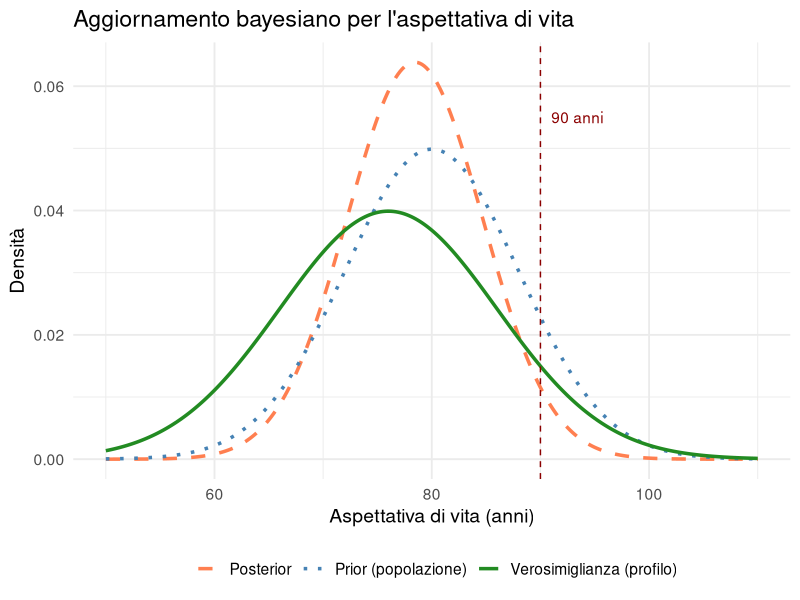
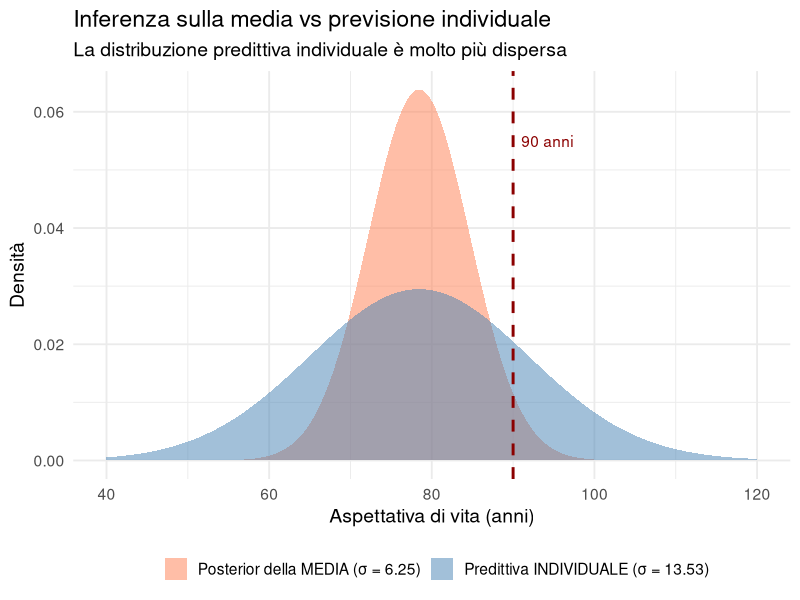
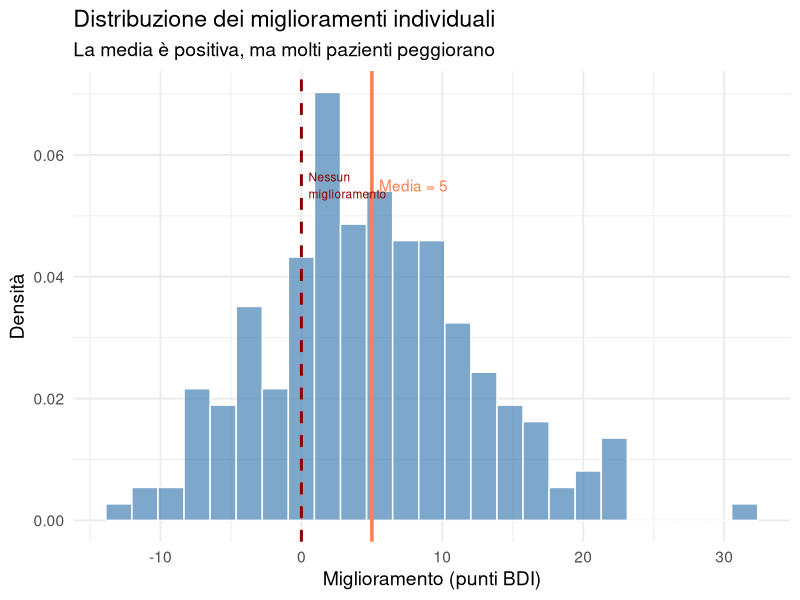

Write the R code that produced these figures, in order.
## ---- chunk 1
#| echo: false
#| message: false
#| warning: false
library(ggplot2)
library(dplyr)
set.seed(42)
## ---- chunk 2
# I nostri dati
mu_0 <- 80       # Media prior (popolazione generale)
sigma_0 <- 8     # DS prior
y_obs <- 76      # Stima per questo profilo specifico
sigma_obs <- 10  # Incertezza della stima

# Passo 1: calcolare le precisioni (1 / varianza)
precisione_prior <- 1 / sigma_0^2
precisione_dati <- 1 / sigma_obs^2
## ---- chunk 3
cat("Precisione del prior:", round(precisione_prior, 4), "\n")
cat("Precisione dei dati:", round(precisione_dati, 4), "\n")
## ---- chunk 4
# La precisione totale è la SOMMA delle precisioni
precisione_totale <- precisione_prior + precisione_dati

# La varianza posterior è l'inverso della precisione totale
var_post <- 1 / precisione_totale
sigma_post <- sqrt(var_post)
## ---- chunk 5
cat("Precisione totale:", round(precisione_totale, 4), "\n")
cat("Varianza posterior:", round(var_post, 2), "\n")
cat("DS posterior:", round(sigma_post, 2), "anni\n")
## ---- chunk 6
# Media pesata, dove i pesi sono le precisioni
mu_post <- (precisione_prior * mu_0 + precisione_dati * y_obs) / precisione_totale

cat("Media posterior:", round(mu_post, 2), "anni\n")
## ---- chunk 7
cat("POSTERIOR PER LA MEDIA μ:\n")
cat("  μ_post =", round(mu_post, 2), "anni\n")
cat("  σ_post =", round(sigma_post, 2), "anni\n")
## ---- chunk 8
#| echo: false
#| fig-height: 4.5

x <- seq(50, 110, length.out = 300)

df <- data.frame(
  x = rep(x, 3),
  densita = c(
    dnorm(x, mu_0, sigma_0),
    dnorm(x, y_obs, sigma_obs),
    dnorm(x, mu_post, sigma_post)
  ),
  tipo = rep(c("Prior (popolazione)", "Verosimiglianza (profilo)", "Posterior"), each = length(x))
)

ggplot(df, aes(x = x, y = densita, color = tipo, linetype = tipo)) +
  geom_line(linewidth = 1.2) +
  geom_vline(xintercept = 90, color = "darkred", linetype = "dashed") +
  annotate("text", x = 91, y = 0.055, label = "90 anni", color = "darkred", hjust = 0) +
  scale_color_manual(values = c("coral", "steelblue", "forestgreen")) +
  scale_linetype_manual(values = c("dashed", "dotted", "solid")) +
  labs(title = "Aggiornamento bayesiano per l'aspettativa di vita",
       x = "Aspettativa di vita (anni)", y = "Densità",
       color = "", linetype = "") +
  theme_minimal(base_size = 14) +
  theme(legend.position = "bottom")
## ---- chunk 9
# P(μ > 90)
prob_media_90 <- 1 - pnorm(90, mu_post, sigma_post)

cat("P(μ > 90) =", round(prob_media_90 * 100, 2), "%\n")
## ---- chunk 10
# IC 95% per μ
ic_95 <- qnorm(c(0.025, 0.975), mu_post, sigma_post)

cat("Intervallo di credibilità 95% per μ:\n")
cat("  [", round(ic_95[1], 1), ",", round(ic_95[2], 1), "] anni\n")
## ---- chunk 11
# Simuliamo 5 "vite" per visualizzare il meccanismo
set.seed(123)

sigma_ind <- 12  # Variabilità individuale (anni)

cat("Simulazione di 5 possibili vite:\n\n")
## ---- chunk 12
for (i in 1:5) {
  
  # Passo 1: scegliamo una media plausibile del gruppo
  mu_star <- rnorm(1, mu_post, sigma_post)
  
  # Passo 2: data quella media, estraiamo la vita dell'individuo
  X <- rnorm(1, mu_star, sigma_ind)
  
  cat("Vita", i, 
      ": media estratta μ* =", round(mu_star, 1),
      "→ vita simulata X =", round(X, 1), "anni\n")
}
## ---- chunk 13
# Le due fonti di incertezza
sigma_post <- 6.25  # Incertezza sulla media
sigma_ind <- 12     # Variabilità individuale

# Calcoliamo la varianza totale
var_totale <- sigma_post^2 + sigma_ind^2

cat("Varianza dovuta all'incertezza su μ:", round(sigma_post^2, 2), "\n")
cat("Varianza dovuta alla variabilità individuale:", round(sigma_ind^2, 2), "\n")
cat("Varianza TOTALE:", round(var_totale, 2), "\n")
## ---- chunk 14
# La DS predittiva
sigma_pred <- sqrt(var_totale)

cat("DS predittiva:", round(sigma_pred, 2), "anni\n")
## ---- chunk 15
#| echo: false
#| fig-height: 4.5

x <- seq(40, 120, length.out = 300)

df_conf <- data.frame(
  x = rep(x, 2),
  densita = c(
    dnorm(x, mu_post, sigma_post),
    dnorm(x, mu_post, sigma_pred)
  ),
  tipo = rep(c("Posterior della MEDIA (σ = 6.25)", 
               "Predittiva INDIVIDUALE (σ = 13.53)"), each = length(x))
)

ggplot(df_conf, aes(x = x, y = densita, fill = tipo)) +
  geom_area(alpha = 0.5, position = "identity") +
  geom_vline(xintercept = 90, color = "darkred", linetype = "dashed", linewidth = 1) +
  annotate("text", x = 91, y = 0.055, label = "90 anni", color = "darkred", hjust = 0) +
  scale_fill_manual(values = c("coral", "steelblue")) +
  labs(title = "Inferenza sulla media vs previsione individuale",
       subtitle = "La distribuzione predittiva individuale è molto più dispersa",
       x = "Aspettativa di vita (anni)", y = "Densità",
       fill = "") +
  theme_minimal(base_size = 14) +
  theme(legend.position = "bottom")
## ---- chunk 16
z_media <- (90 - mu_post) / sigma_post
cat("z per la media:", round(z_media, 2), "\n")
cat("P(μ > 90) =", round((1 - pnorm(z_media)) * 100, 2), "%\n")
## ---- chunk 17
z_ind <- (90 - mu_post) / sigma_pred
cat("z per l'individuo:", round(z_ind, 2), "\n")
cat("P(X > 90) =", round((1 - pnorm(z_ind)) * 100, 2), "%\n")
## ---- chunk 18
#| echo: false

prob_media_90 <- 1 - pnorm(90, mu_post, sigma_post)
prob_ind_90   <- 1 - pnorm(90, mu_post, sigma_pred)

cat("═══════════════════════════════════════════════════\n")
cat("CONFRONTO DELLE PROBABILITÀ\n")
cat("═══════════════════════════════════════════════════\n\n")

cat("MEDIA del gruppo:\n")
cat("  P(μ > 90) =", round(prob_media_90 * 100, 1), "%\n\n")

cat("INDIVIDUO:\n")
cat("  P(X > 90) =", round(prob_ind_90 * 100, 1), "%\n\n")

cat("═══════════════════════════════════════════════════\n")
cat("La probabilità individuale è circa",
    round(prob_ind_90 / prob_media_90, 1),
    "volte maggiore.\n")
## ---- chunk 19
# IC 95% predittivo per l'individuo
ic_pred_95 <- qnorm(c(0.025, 0.975), mu_post, sigma_pred)

cat("Intervallo predittivo 95% per un individuo:\n")
cat("  [", round(ic_pred_95[1], 1), ",", round(ic_pred_95[2], 1), "] anni\n")
## ---- chunk 20
#| echo: false

set.seed(123)

# Simuliamo miglioramenti individuali
miglioramenti <- rnorm(200, mean = 5, sd = 8)

df_migliora <- data.frame(miglioramento = miglioramenti)

ggplot(df_migliora, aes(x = miglioramento)) +
  geom_histogram(aes(y = after_stat(density)), bins = 25,
                 fill = "steelblue", alpha = 0.7, color = "white") +
  geom_vline(xintercept = 5, color = "coral", linewidth = 1.2) +
  geom_vline(xintercept = 0, color = "darkred", linetype = "dashed", linewidth = 1) +
  annotate("text", x = 5.5, y = 0.055,
           label = "Media = 5", color = "coral", hjust = 0) +
  annotate("text", x = 0.5, y = 0.055,
           label = "Nessun\nmiglioramento", color = "darkred",
           hjust = 0, size = 3) +
  labs(title = "Distribuzione dei miglioramenti individuali",
       subtitle = "La media è positiva, ma molti pazienti peggiorano",
       x = "Miglioramento (punti BDI)", y = "Densità") +
  theme_minimal(base_size = 14)
## ---- chunk 21
# Quanti peggiorano?
n_peggiorano <- sum(miglioramenti < 0)
perc_peggiorano <- mean(miglioramenti < 0) * 100

# Quanti migliorano molto?
perc_molto <- mean(miglioramenti > 10) * 100
## ---- chunk 22
cat("Su 200 pazienti:\n")
cat("  Miglioramento medio: 5 punti BDI\n")
cat("  Pazienti che peggiorano:", n_peggiorano,
    "(", round(perc_peggiorano, 1), "%)\n")
cat("  Pazienti con forte miglioramento (>10 punti):",
    round(perc_molto, 1), "%\n")
## ---- chunk 23
#| echo: false

cat("Per una persona sedentaria, sovrappeso, con alimentazione non ottimale:\n\n")
cat("════════════════════════════════════════════════════════\n")
cat("INFERENZA SULLA MEDIA (dove si colloca il centro del gruppo?)\n")
cat("════════════════════════════════════════════════════════\n")
cat("  Aspettativa di vita media stimata:", round(mu_post, 1), "anni\n")
cat("  IC 95%: [", round(ic_95[1], 1), ",", round(ic_95[2], 1), "] anni\n")
cat("  P(μ > 90) =", round(prob_media_90 * 100, 1), "%\n\n")

cat("════════════════════════════════════════════════════════\n")
cat("PREVISIONE INDIVIDUALE (cosa accadrà a questa persona?)\n")
cat("════════════════════════════════════════════════════════\n")
cat("  Aspettativa di vita prevista:", round(mu_post, 1), "anni\n")
cat("  Intervallo predittivo 95%: [", round(ic_pred_95[1], 1), ",", round(ic_pred_95[2], 1), "] anni\n")
cat("  P(vita > 90) =", round(prob_ind_90 * 100, 1), "%\n")
